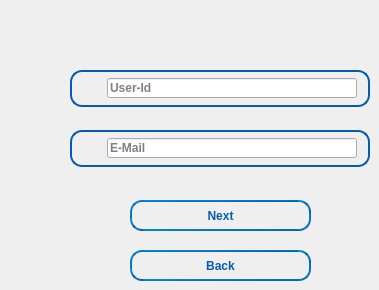
              <widget class="QWidget" name="page_4">
               <widget class="QFrame" name="frame_2">
                <property name="geometry">
                 <rect>
                  <x>70</x>
                  <y>70</y>
                  <width>300</width>
                  <height>37</height>
                 </rect>
                </property>
                <property name="minimumSize">
                 <size>
                  <width>300</width>
                  <height>37</height>
                 </size>
                </property>
                <property name="maximumSize">
                 <size>
                  <width>300</width>
                  <height>37</height>
                 </size>
                </property>
                <property name="styleSheet">
                 <string notr="true">QFrame#frame_2{
border: 2px solid rgb(5, 92, 175);
border-radius: 12%}
</string>
                </property>
                <property name="frameShape">
                 <enum>QFrame::Box</enum>
                </property>
                <property name="frameShadow">
                 <enum>QFrame::Plain</enum>
                </property>
                <property name="lineWidth">
                 <number>2</number>
                </property>
                <widget class="QLabel" name="label_4">
                 <property name="geometry">
                  <rect>
                   <x>12</x>
                   <y>8</y>
                   <width>20</width>
                   <height>20</height>
                  </rect>
                 </property>
                 <property name="minimumSize">
                  <size>
                   <width>20</width>
                   <height>20</height>
                  </size>
                 </property>
                 <property name="maximumSize">
                  <size>
                   <width>20</width>
                   <height>20</height>
                  </size>
                 </property>
                 <property name="styleSheet">
                  <string notr="true">image: url(:/icons/assets/user.svg);</string>
                 </property>
                 <property name="text">
                  <string/>
                 </property>
                </widget>
                <widget class="QLineEdit" name="usercreate">
                 <property name="geometry">
                  <rect>
                   <x>37</x>
                   <y>8</y>
                   <width>250</width>
                   <height>20</height>
                  </rect>
                 </property>
                 <property name="sizePolicy">
                  <sizepolicy hsizetype="Expanding" vsizetype="Maximum">
                   <horstretch>0</horstretch>
                   <verstretch>0</verstretch>
                  </sizepolicy>
                 </property>
                 <property name="minimumSize">
                  <size>
                   <width>250</width>
                   <height>20</height>
                  </size>
                 </property>
                 <property name="maximumSize">
                  <size>
                   <width>250</width>
                   <height>20</height>
                  </size>
                 </property>
                 <property name="focusPolicy">
                  <enum>Qt::StrongFocus</enum>
                 </property>
                 <property name="styleSheet">
                  <string notr="true">font: 75 12pt &quot;Segoe UI&quot;;
font-weight:550;</string>
                 </property>
                 <property name="placeholderText">
                  <string>User-Id</string>
                 </property>
                </widget>
               </widget>
               <widget class="QFrame" name="frame_3">
                <property name="geometry">
                 <rect>
                  <x>70</x>
                  <y>130</y>
                  <width>300</width>
                  <height>37</height>
                 </rect>
                </property>
                <property name="minimumSize">
                 <size>
                  <width>300</width>
                  <height>37</height>
                 </size>
                </property>
                <property name="maximumSize">
                 <size>
                  <width>300</width>
                  <height>37</height>
                 </size>
                </property>
                <property name="styleSheet">
                 <string notr="true">QFrame#frame_3{
border: 2px solid rgb(5, 92, 175);
border-radius: 12%}
</string>
                </property>
                <property name="frameShape">
                 <enum>QFrame::Box</enum>
                </property>
                <property name="frameShadow">
                 <enum>QFrame::Plain</enum>
                </property>
                <property name="lineWidth">
                 <number>2</number>
                </property>
                <widget class="QLabel" name="label_5">
                 <property name="geometry">
                  <rect>
                   <x>7</x>
                   <y>7</y>
                   <width>27</width>
                   <height>27</height>
                  </rect>
                 </property>
                 <property name="minimumSize">
                  <size>
                   <width>27</width>
                   <height>27</height>
                  </size>
                 </property>
                 <property name="maximumSize">
                  <size>
                   <width>27</width>
                   <height>27</height>
                  </size>
                 </property>
                 <property name="styleSheet">
                  <string notr="true">image: url(:/icons/assets/mail.svg);</string>
                 </property>
                 <property name="text">
                  <string/>
                 </property>
                </widget>
                <widget class="QLineEdit" name="emailcreate">
                 <property name="geometry">
                  <rect>
                   <x>37</x>
                   <y>8</y>
                   <width>250</width>
                   <height>20</height>
                  </rect>
                 </property>
                 <property name="sizePolicy">
                  <sizepolicy hsizetype="Expanding" vsizetype="Maximum">
                   <horstretch>0</horstretch>
                   <verstretch>0</verstretch>
                  </sizepolicy>
                 </property>
                 <property name="minimumSize">
                  <size>
                   <width>250</width>
                   <height>20</height>
                  </size>
                 </property>
                 <property name="maximumSize">
                  <size>
                   <width>250</width>
                   <height>20</height>
                  </size>
                 </property>
                 <property name="focusPolicy">
                  <enum>Qt::StrongFocus</enum>
                 </property>
                 <property name="styleSheet">
                  <string notr="true">font: 75 12pt &quot;Segoe UI&quot;;
font-weight:550;</string>
                 </property>
                 <property name="placeholderText">
                  <string>E-Mail</string>
                 </property>
                </widget>
               </widget>
               <widget class="QPushButton" name="nextbtn">
                <property name="geometry">
                 <rect>
                  <x>130</x>
                  <y>200</y>
                  <width>181</width>
                  <height>31</height>
                 </rect>
                </property>
                <property name="minimumSize">
                 <size>
                  <width>181</width>
                  <height>31</height>
                 </size>
                </property>
                <property name="maximumSize">
                 <size>
                  <width>181</width>
                  <height>31</height>
                 </size>
                </property>
                <property name="cursor">
                 <cursorShape>PointingHandCursor</cursorShape>
                </property>
                <property name="styleSheet">
                 <string notr="true">QPushButton#nextbtn{
		border: 2px solid qlineargradient(spread:pad, x1:1, y1:1, x2:0, y2:0, stop:0 rgba(5, 90, 174, 255), stop:1 rgba(3, 147, 212, 255));
    border-radius: 12%;
	font: 75 12pt &quot;Segoe UI&quot;;
	font-weight: 550;
	color: rgb(5, 92, 175);
}
QPushButton#nextbtn::hover{
	
	background-color: qlineargradient(spread:pad, x1:1, y1:1, x2:0, y2:0, stop:0 rgba(5, 90, 174, 255), stop:1 rgba(3, 147, 212, 255));
	color: rgb(255, 255, 255);
}</string>
                </property>
                <property name="text">
                 <string>Next</string>
                </property>
               </widget>
               <widget class="QPushButton" name="backbtn2">
                <property name="geometry">
                 <rect>
                  <x>130</x>
                  <y>250</y>
                  <width>181</width>
                  <height>31</height>
                 </rect>
                </property>
                <property name="minimumSize">
                 <size>
                  <width>181</width>
                  <height>31</height>
                 </size>
                </property>
                <property name="maximumSize">
                 <size>
                  <width>181</width>
                  <height>31</height>
                 </size>
                </property>
                <property name="cursor">
                 <cursorShape>PointingHandCursor</cursorShape>
                </property>
                <property name="styleSheet">
                 <string notr="true">QPushButton#backbtn2{
		border: 2px solid qlineargradient(spread:pad, x1:1, y1:1, x2:0, y2:0, stop:0 rgba(5, 90, 174, 255), stop:1 rgba(3, 147, 212, 255));
    border-radius: 12%;
	font: 75 12pt &quot;Segoe UI&quot;;
	font-weight: 550;
	color: rgb(5, 92, 175);
}
QPushButton#backbtn2::hover{
	
	background-color: qlineargradient(spread:pad, x1:1, y1:1, x2:0, y2:0, stop:0 rgba(5, 90, 174, 255), stop:1 rgba(3, 147, 212, 255));
	color: rgb(255, 255, 255);
}</string>
                </property>
                <property name="text">
                 <string>Back</string>
                </property>
               </widget>
              </widget>
